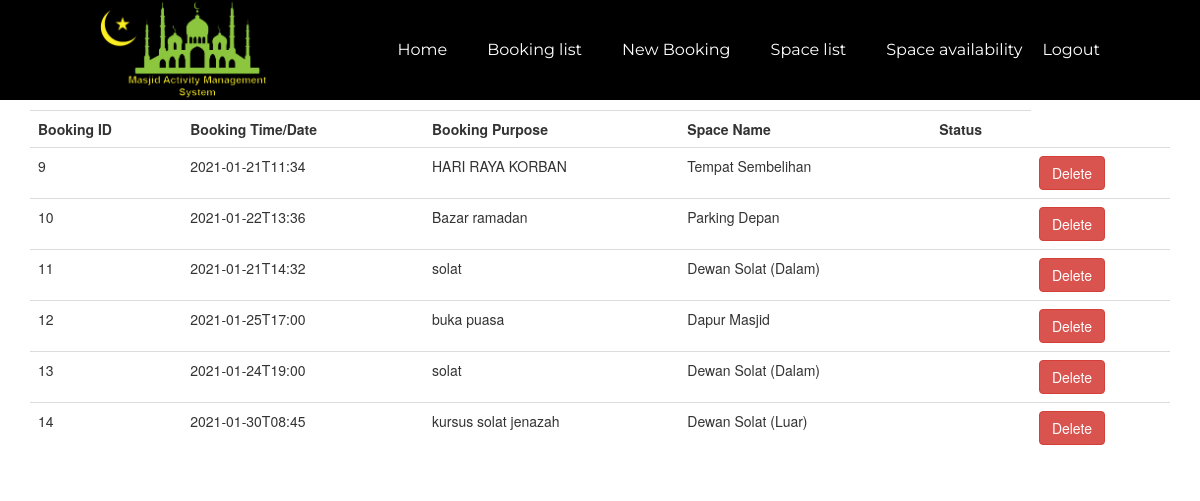
Screenshot of /list_booking with the database file from the repository.
### tables this page shows
CREATE TABLE "booking" (
	"booking_id"	INTEGER NOT NULL UNIQUE,
	"book_time_date"	TEXT NOT NULL,
	"purpose"	TEXT NOT NULL,
	"space_id"	TEXT NOT NULL,
	PRIMARY KEY("booking_id" AUTOINCREMENT)
);

CREATE TABLE "space" (
	"space_id"	TEXT NOT NULL UNIQUE,
	"space_name"	TEXT NOT NULL,
	PRIMARY KEY("space_id")
);

### app.py (the view)
@app.route('/list_booking') #localhost:5000
def lbooking():
    rows=list_booking()
    return render_template('list_booking.html', rows=rows)

### model.py (called while the page is built)
def list_booking():
  with sql.connect(connect_db) as db:
    qry = 'SELECT booking_id, book_time_date, purpose, space_name FROM booking INNER JOIN space ON booking.space_id=space.space_id'
    result=db.execute(qry)
    return(result)

### templates/list_booking.html
{% extends "homepage.html" %}
{% block content %}
<table class="table">
<tr>
<th>Booking ID</th>
<th>Booking Time/Date</th>
<th>Booking Purpose</th>
<th>Space Name</th>
<th>Status</th>
</tr>
{% for row in rows %}
 <tr>
   <td>{{row[0]}}</td>
   <td>{{row[1]}}</td>
   <td>{{row[2]}}</td>
   <td>{{row[3]}}</td>
   <td>{{row[4]}}</td>
   <td><a href='/delete/{{row[0]}}'> <button type="button" class="btn btn-danger">Delete</button> </a>
 </tr>
{% endfor %}
</table>
{% endblock %}

### static/css/header.css (style rules this page uses)
* { padding: 0; margin: 0; list-style: none; text-decoration: none; }

### rows the page displays
booking: booking_id "9", book_time_date "2021-01-21T11:34", purpose "HARI RAYA KORBAN", space_name "Tempat Sembelihan"
booking: booking_id "10", book_time_date "2021-01-22T13:36", purpose "Bazar ramadan", space_name "Parking Depan"
booking: booking_id "11", book_time_date "2021-01-21T14:32", purpose "solat", space_name "Dewan Solat (Dalam)"
booking: booking_id "12", book_time_date "2021-01-25T17:00", purpose "buka puasa", space_name "Dapur Masjid"
booking: booking_id "13", book_time_date "2021-01-24T19:00", purpose "solat", space_name "Dewan Solat (Dalam)"
booking: booking_id "14", book_time_date "2021-01-30T08:45", purpose "kursus solat jenazah", space_name "Dewan Solat (Luar)"
